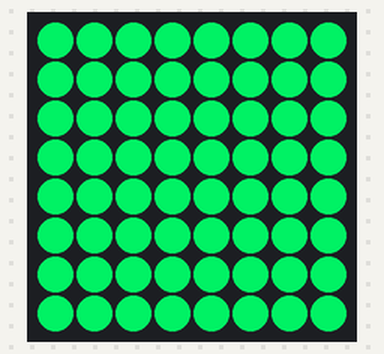
Recording of a program running on a simulated Raspberry Pi (BCM pin numbers) with a Sense HAT. On the bench: the Sense HAT's 8×8 RGB LED matrix. The clock reads 2024-03-15 10:24:30 at power-on unless the program sets it.

Above: at 0.07 s.

The program:

color-cycle-clock.py
```python
from sense_hat import SenseHat
import datetime, time
import colorsys

# Initialize Sense HAT
sense = SenseHat()

# Function to convert HSV to RGB using colorsys
def hsv_to_rgb(h, s, v):
    r, g, b = colorsys.hsv_to_rgb(h, s, v)
    return int(r * 255), int(g * 255), int(b * 255)

# Function to translate one range to another
def translate(value, leftMin, leftMax, rightMin, rightMax):
    # Figure out how 'wide' each range is
    leftSpan = leftMax - leftMin
    rightSpan = rightMax - rightMin

    # Convert the left range into a 0-1 range (float)
    valueScaled = float(value - leftMin) / float(leftSpan)

    # Convert the 0-1 range into a value in the right range.
    return rightMin + (valueScaled * rightSpan)

# Main loop
while True:
    # Get the current system time
    current_time = datetime.datetime.now()
    minute = current_time.minute
    second = current_time.second
    micro = current_time.microsecond

    # Convert the minute to a hue value
    hue = (minute % 60) / 60.0

    # Include seconds as a decimal for smoother fade
    hue += (second % 60) / 60.0 / 100

    # Use microseconds for breathing effect
    val = (micro % 1000000) / 1000000.0

    # Fade down on even numbered seconds, up on odd
    if (second % 2) == 0:
        val = translate(val,0,1,0.85,0.55)
    else:
        val = translate(val,0,1,0.55,0.85)

    # Convert HSV to RGB
    red, green, blue = hsv_to_rgb(hue, 1.0, val)

    # Debug
    #print(" ")
    #print("Hue: {} Val: {}".format(hue,val))
    #print("R: {} G: {}, B: {}".format(red, green, blue))

    # Set LED matrix color
    sense.clear((red, green, blue))

    # Refresh 10x per second
    time.sleep(0.1)

# Note: Press Ctrl+C to exit the loop and stop the script.
```
